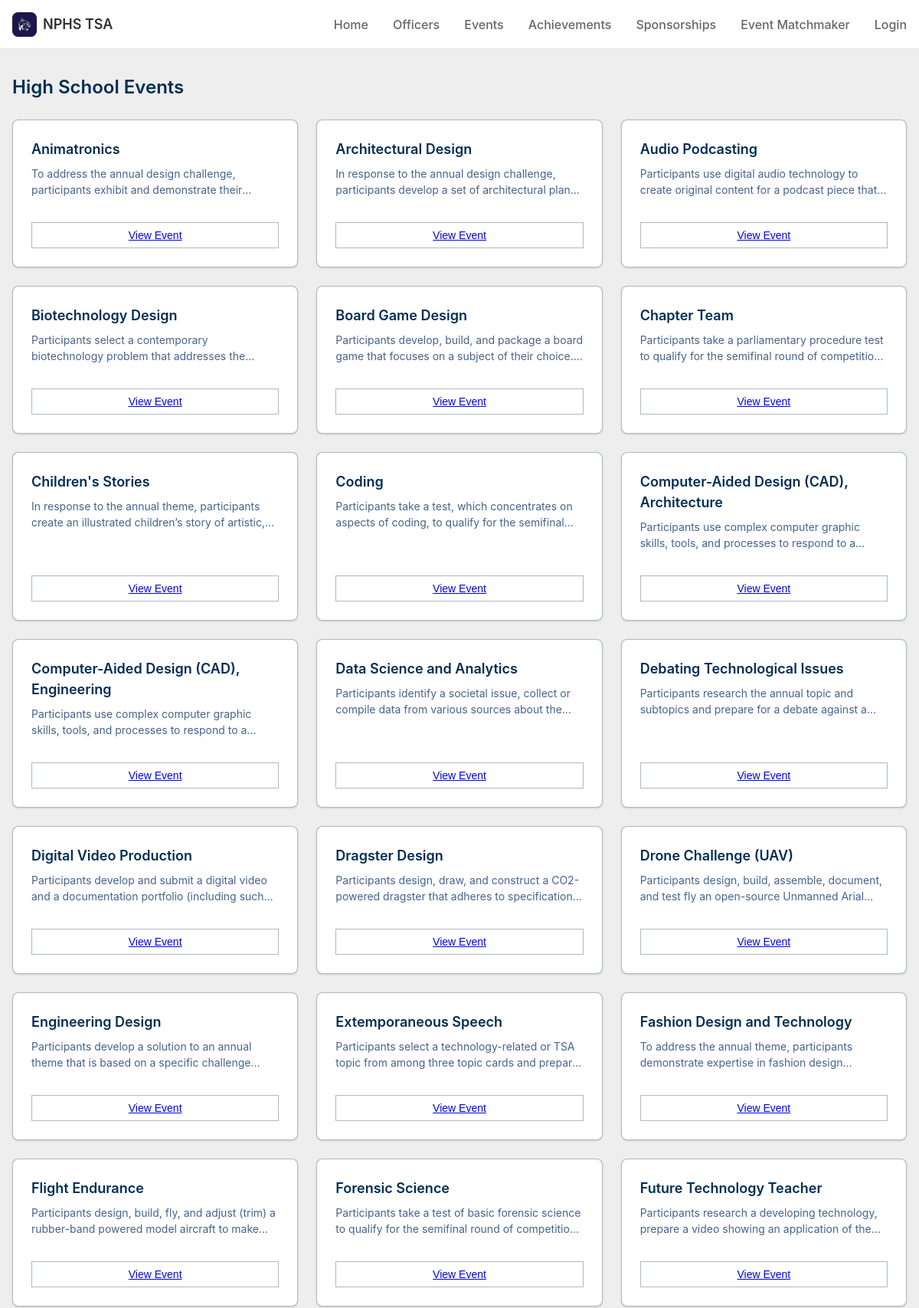
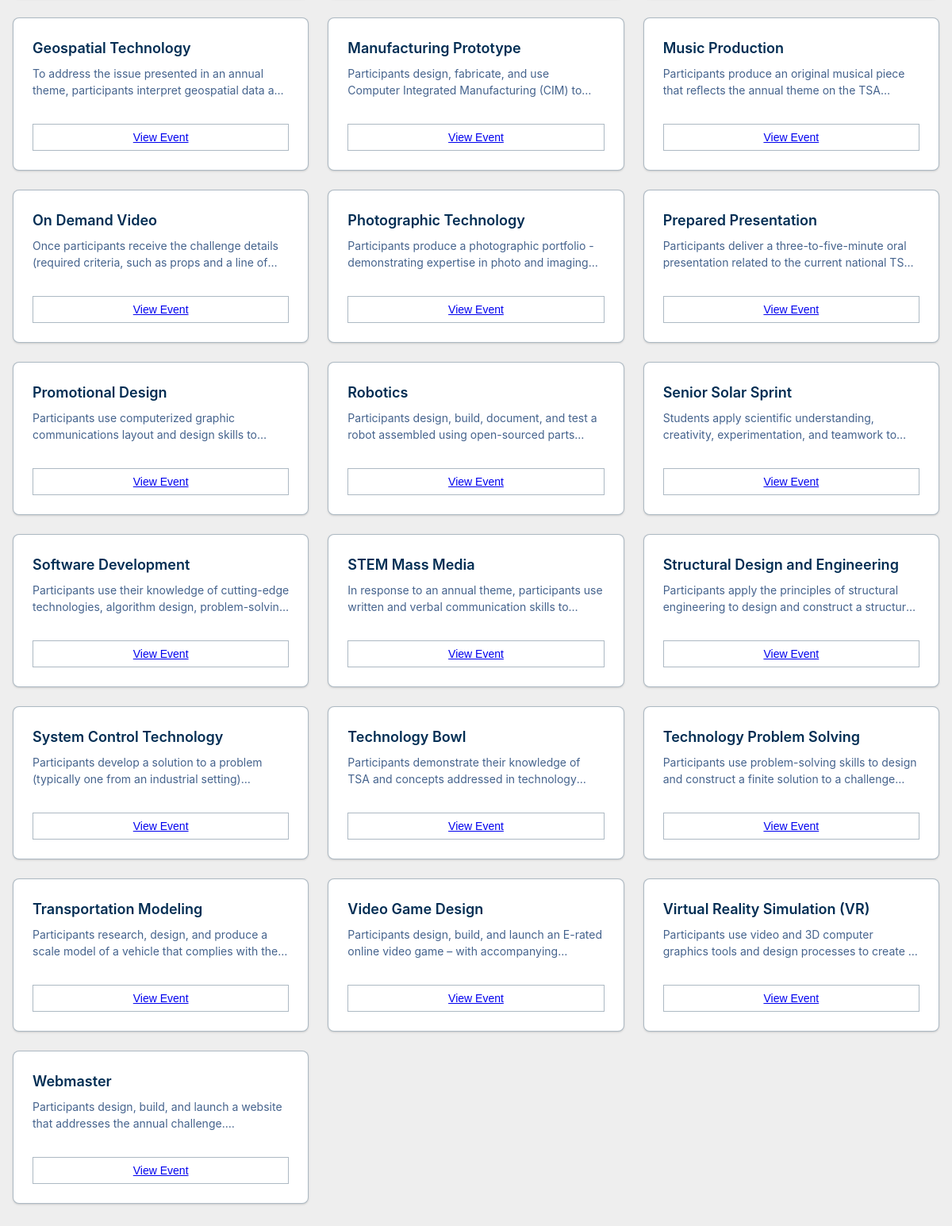
Screenshot of /events/ with the database file from the repository (2 pictures, top to bottom).
### events/models.py (models this page shows, shortened)
class Event(models.Model):
    name = models.CharField(max_length=35)
    desc = models.TextField()
    prompt = models.CharField(max_length=200, blank=True, null=True)
    CEG = models.FileField(blank=True, null=True)
    competitors = models.JSONField(blank=True, null=True)
    captain = models.CharField(max_length=35, blank=True, null=True)

### events/views.py (the view)
# urls.py: path("", views.achievements_view, name="index"),
def index(request):
    events_list = Event.objects.all()
    print('recieved get')
    return render(request, "events/index.html", {"Events": events_list})

### authentication/templatetags/is_officer.py (called while the page is built)
@register.filter(name='is_officer')
def is_officer(user):
    return user.groups.filter(name="Officer").exists()

### coresite/templatetags/mycomponents.py (called while the page is built)
@register.inclusion_tag('components/navbar.html', takes_context=True)
def navbar(context, active_navbar_link, active_sidebar_link):
    user = context['request'].user
    return {
        'user': user,
        'is_authenticated': user.is_authenticated,
        'active_navbar_link': active_navbar_link,
        'active_sidebar_link': active_sidebar_link
    }

### events/templates/events/index.html (shortened to what this page needs)
<!DOCTYPE html>
<html lang="en">
<head>
    {% load static %}
    <link rel="stylesheet" href="{% static 'css/styles.css' %}">
    <link rel="stylesheet" href="{% static 'css/matchmaker.css' %}">
</head>
<body>
    {% load mycomponents %}
    {% load is_officer %}
    {% navbar "Events" "none" %}
    <div class="container">
        <main class="main">
            <section class="events-section">
                <h2 class="section-title">
                    High School Events
                </h2>
                {% if Events %}
                <div class="events-grid">
                    {% for event in Events %}
                    <div class="event-card">
                        <div class="event-header">
                            <h3 class="event-title">
                                {{event.name}}
                            </h3>
                            <p class="event-description">{{event.desc}}</p>
                        </div>
                        <div class="event-footer">
                            <button class="btn btn-outline"><a href="{% url 'event' event.id %}">View Event</a></button>
                        </div>
                    </div>
                    {% endfor %}
            </section>
            {% endif %}
        </main>
    </div>
</body>
</html>

### static/css/styles.css (style rules this page uses)
:root { --tsa-navy-blue: #005DAB; --tsa-dark-navy-blue: #012D53; --tsa-dark-red: #893B47; --tsa-red: #DB2B1E; --background: #ffffff; --foreground: #012D53; --card: #ffffff; --card-foreground: #0f172a; --primary: #012D53; --primary-foreground: #ffffff; --secondary: #f1f5f9; --secondary-foreground: #0f172a; --muted: #f1f5f9; --muted-foreground: #45638d; --accent: #f1f5f9; --accent-foreground: #0f172a; --destructive: #ef4444; --destructive-foreground: #ffffff; --border: #2d4b6563; --input: #e2e8f0; --ring: var(); --ring: var(--tsa-navy-blue); --shadow-sm: 0 1px 2px 0 rgba(0, 0, 0, 0.05); --shadow: 0 1px 3px 0 rgba(0, 0, 0, 0.1), 0 1px 2px 0 rgba(0, 0, 0, 0.06); --shadow-md: 0 4px 6px -1px rgba(0, 0, 0, 0.1), 0 2px 4px -1px rgba(0, 0, 0, 0.06); --shadow-lg: 0 10px 15px -3px rgba(0, 0, 0, 0.1), 0 4px 6px -2px rgba(0, 0, 0, 0.05); --radius: 8px; }
* { margin: 0; padding: 0; box-sizing: border-box; }
body { font-family: "Inter", -apple-system, BlinkMacSystemFont, "Segoe UI", Roboto, Oxygen, Ubuntu, Cantarell, "Open Sans", "Helvetica Neue", sans-serif; color: var(--foreground); background: #eee; min-height: 100vh; max-height: fit-content; line-height: 1.5; }
.container { margin: 64px auto 0; }

### static/css/matchmaker.css (style rules this page uses)
.container { width: 100%; min-height: 100vh; }
.main { max-width: 1200px; margin: 0 auto; padding: 2rem 1rem; }
.section-title { font-size: 1.5rem; font-weight: 600; margin-bottom: 1.5rem; color: var(--foreground); }
.events-section { margin-bottom: 3rem; }
.events-grid { display: grid; grid-template-columns: 1fr; gap: 1.5rem; }
@media (min-width: 768px) { .events-grid { grid-template-columns: repeat(2, 1fr); } }
@media (min-width: 1024px) { .events-grid { grid-template-columns: repeat(3, 1fr); } }
.event-card { background-color: var(--card); border-radius: var(--radius); box-shadow: var(--shadow); overflow: hidden; transition: transform 0.3s ease, box-shadow 0.3s ease; animation: fadeIn 0.5s ease forwards; opacity: 0; transform: translateY(20px); border: 1px solid var(--border); display: flex; flex-direction: column; height: 100%; }
.event-header { padding: 1.5rem 1.5rem 1rem; flex-grow: 1; }
.event-title { font-size: 1.125rem; font-weight: 600; margin-bottom: 0.5rem; display: flex; align-items: center; gap: 0.5rem; }
.event-description { color: var(--muted-foreground); font-size: 0.875rem; display: -webkit-box; -webkit-line-clamp: 2; -webkit-box-orient: vertical; overflow: hidden; }
.event-footer { padding: 1rem 1.5rem 1.5rem; display: flex; gap: 0.5rem; }
.btn { display: inline-flex; align-items: center; justify-content: center; font-weight: 500; font-size: 0.875rem; padding: 0.5rem 1rem; transition: all 0.2s ease; cursor: pointer; flex: 1; }
.btn-outline { background-color: transparent; color: var(--foreground); border: 1px solid var(--border); }

### rows the page displays
Event: name "Animatronics", desc "To address the annual design challenge, participants exhibit and demonstrate…"
Event: name "Architectural Design", desc "In response to the annual design challenge, participants develop a set of architectural…"
Event: name "Audio Podcasting", desc "Participants use digital audio technology to create original content for a podcast piece…"
Event: name "Biotechnology Design", desc "Participants select a contemporary biotechnology problem that addresses…"
Event: name "Board Game Design", desc "Participants develop, build, and package a board game that focuses on a subject of their…"
Event: name "Chapter Team", desc "Participants take a parliamentary procedure test to qualify for the semifinal round of…"
Event: name "Children's Stories", desc "In response to the annual theme, participants create an illustrated children’s story of…"
Event: name "Coding", desc "Participants take a test, which concentrates on aspects of coding, to qualify for the…"
Event: name "Computer-Aided Design (CAD), Architecture", desc "Participants use complex computer graphic skills, tools, and processes to respond to…"
Event: name "Computer-Aided Design (CAD), Engineering", desc "Participants use complex computer graphic skills, tools, and processes to respond to…"
Event: name "Data Science and Analytics", desc "Participants identify a societal issue, collect or compile data from various sources about…"
Event: name "Debating Technological Issues", desc "Participants research the annual topic and subtopics and prepare for a debate against…"
Event: name "Digital Video Production", desc "Participants develop and submit a digital video and a documentation portfolio (including…"
Event: name "Dragster Design", desc "Participants design, draw, and construct a CO2-powered dragster that adheres to…"
Event: name "Drone Challenge (UAV)", desc "Participants design, build, assemble, document, and test fly an open-source Unmanned…"
Event: name "Engineering Design", desc "Participants develop a solution to an annual theme that is based on a specific…"
Event: name "Extemporaneous Speech", desc "Participants select a technology-related or TSA topic from among three topic cards and…"
Event: name "Fashion Design and Technology", desc "To address the annual theme, participants demonstrate expertise in fashion…"
Event: name "Flight Endurance", desc "Participants design, build, fly, and adjust (trim) a rubber-band powered model aircraft to…"
Event: name "Forensic Science", desc "Participants take a test of basic forensic science to qualify for the semifinal round of…"
Event: name "Future Technology Teacher", desc "Participants research a developing technology, prepare a video showing an application of…"
Event: name "Geospatial Technology", desc "To address the issue presented in an annual theme, participants interpret geospatial data…"
Event: name "Manufacturing Prototype", desc "Participants design, fabricate, and use Computer Integrated Manufacturing (CIM)…"
Event: name "Music Production", desc "Participants produce an original musical piece that reﬂects the annual theme on the…"
Event: name "On Demand Video", desc "Once participants receive the challenge details (required criteria, such as props and a line…"
Event: name "Photographic Technology", desc "Participants produce a photographic portfolio - demonstrating expertise in photo and…"
Event: name "Prepared Presentation", desc "Participants deliver a three-to-five-minute oral presentation related to the current national…"
Event: name "Promotional Design", desc "Participants use computerized graphic communications layout and design skills…"
Event: name "Robotics", desc "Participants design, build, document, and test a robot assembled using open-sourced…"
Event: name "Senior Solar Sprint", desc "Students apply scientific understanding, creativity, experimentation, and teamwork…"
Event: name "Software Development", desc "Participants use their knowledge of cutting-edge technologies, algorithm design,…"
Event: name "STEM Mass Media", desc "In response to an annual theme, participants use written and verbal communication skills…"
Event: name "Structural Design and Engineering", desc "Participants apply the principles of structural engineering to design and construct a…"
Event: name "System Control Technology", desc "Participants develop a solution to a problem (typically one from an industrial…"
Event: name "Technology Bowl", desc "Participants demonstrate their knowledge of TSA and concepts addressed in…"
Event: name "Technology Problem Solving", desc "Participants use problem-solving skills to design and construct a finite solution to a…"
Event: name "Transportation Modeling", desc "Participants research, design, and produce a scale model of a vehicle that complies with…"
Event: name "Video Game Design", desc "Participants design, build, and launch an E-rated online video game – with…"
Event: name "Virtual Reality Simulation (VR)", desc "Participants use video and 3D computer graphics tools and design processes to create…"
Event: name "Webmaster", desc "Participants design, build, and launch a website that addresses the annual…"
